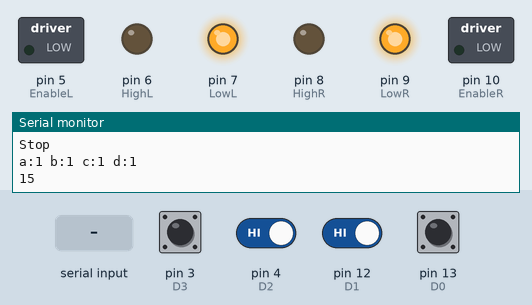
Simulated run of this sketch. Board: Arduino Uno, built with avr-gcc and run on an emulated ATmega328P. Shown: switched loads named in the sketch (green lamp = pin HIGH), output pins drawn as LEDs (lit = HIGH), the last lines printed to the serial monitor. The inputs (shaded band) are chosen by the test bench; at power-on: pin 3 (D3), pin 4 (D2), pin 12 (D1), pin 13 (D0) HIGH.

Above: at 1.2 s.
1.3 s: "L" received over Serial
At 2.0 s:
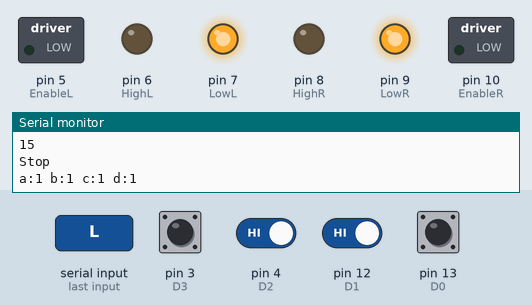
6.8 s: "F" received over Serial
At 7.6 s:
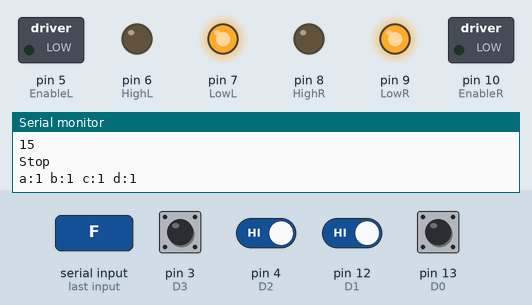
11.4 s: "B" received over Serial
At 12.2 s:
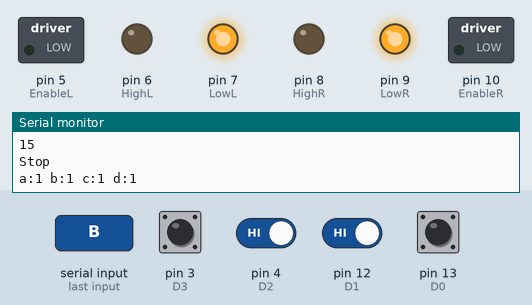
14.4 s: pin 4 (D2) driven LOW and pin 12 (D1) driven LOW
At 15.3 s:
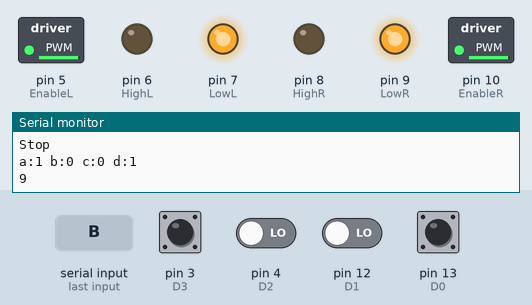
Timing chart, 0 to 28.0 s (numbered marks = the images above; inputs shaded):
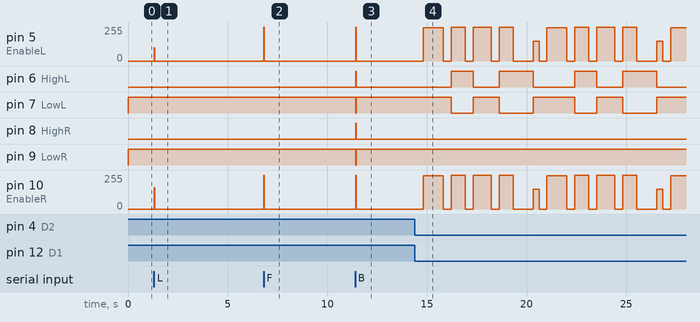

The sketch:

Arduino_uturn_code.ino
```cpp
const int EnableL = 5;
const int HighL = 6;        // LEFT SIDE MOTOR
const int LowL =7;

const int EnableR = 10;
const int HighR = 8;       //RIGHT SIDE MOTOR
const int LowR =9;

const int D0 = 13;       //Raspberry pin 21    LSB
const int D1 = 12;       //Raspberry pin 22
const int D2 = 4;      //Raspberry pin 23
const int D3 = 3;      //Raspberry pin 24    MSB

int a,b,c,d,data;
char command;

unsigned long lastDataTime = 0;
const unsigned long dataTimeout = 1000;

void setup() {
  Serial.begin(9600);
  pinMode(EnableL, OUTPUT);
  pinMode(HighL, OUTPUT);
  pinMode(LowL, OUTPUT);

  pinMode(EnableR, OUTPUT);
  pinMode(HighR, OUTPUT);
  pinMode(LowR, OUTPUT);

  pinMode(D0, INPUT_PULLUP);
  pinMode(D1, INPUT_PULLUP);
  pinMode(D2, INPUT_PULLUP);
  pinMode(D3, INPUT_PULLUP);
}

void Data() {
   a = digitalRead(D0);
   b = digitalRead(D1);
   c = digitalRead(D2);
   d = digitalRead(D3);

   Serial.print("a:");
   Serial.print(a);
   Serial.print(" b:");
   Serial.print(b);
   Serial.print(" c:");
   Serial.print(c);
   Serial.print(" d:");
   Serial.println(d);

   data = 8*d+4*c+2*b+a;
}

void loop()  {
  if(Serial.available() > 0){
    Stop();
    command = Serial.read();
    Serial.println(command);
    switch(command){
    case 'F':
      Forward();
      break;
    case 'B':
      Backward();
      break;
    case 'L':
      Left();
      break;
    case 'R':
      Right();
      break;
    case 'H':
      BackLeft();
      break;
    case 'J':
      BackRight();
      break;
    }
  }

  unsigned long currentTime = millis();
  if (currentTime - lastDataTime > dataTimeout) {
    Stop();
    Serial.println("Stop");
  }
  Data();
  Serial.println(data);
  if (data != 10) {
    lastDataTime = currentTime;
  }
  if(data==1) {
    Forward();
  }
  else if(data==2) {
    Right1();
  }
  else if(data==3) {
    Right2();
  }
  else if(data==4) {
    Right3();
  }
  else if(data==5) {
    Left1();
  }
  else if(data==6) {
    Left2();
  }
  else if(data==8) {
    Left3();
  }
  else if (data==9) {
    UTurn();
  }
  else if (data>=10) {
    Stop();
    Serial.println("Stop");
  }
  data = 8;
}

void Forward() {
  digitalWrite(HighL, LOW);
  digitalWrite(LowL, HIGH);
  analogWrite(EnableL,255);

  digitalWrite(HighR, LOW);
  digitalWrite(LowR, HIGH);
  analogWrite(EnableR,255);
}

void Backward() {
  digitalWrite(HighL, HIGH);
  digitalWrite(LowL, LOW);
  analogWrite(EnableL,255);

  digitalWrite(HighR, HIGH);
  digitalWrite(LowR, LOW);
  analogWrite(EnableR,255);
}

void Stop() {
  digitalWrite(HighL, LOW);
  digitalWrite(LowL, HIGH);
  analogWrite(EnableL,0);

  digitalWrite(HighR, LOW);
  digitalWrite(LowR, HIGH);
  analogWrite(EnableR,0);
}

void Left1() {
  digitalWrite(HighL, LOW);
  digitalWrite(LowL, HIGH);
  analogWrite(EnableL,160);

  digitalWrite(HighR, LOW);
  digitalWrite(LowR, HIGH);
  analogWrite(EnableR,255);
}

void Left2() {
  digitalWrite(HighL, LOW);
  digitalWrite(LowL, HIGH);
  analogWrite(EnableL,90);

  digitalWrite(HighR, LOW);
  digitalWrite(LowR, HIGH);
  analogWrite(EnableR,255);
}

void Left3() {
  digitalWrite(HighL, LOW);
  digitalWrite(LowL, HIGH);
  analogWrite(EnableL,50);

  digitalWrite(HighR, LOW);
  digitalWrite(LowR, HIGH);
  analogWrite(EnableR,255);
}

void Right1() {
  digitalWrite(HighL, LOW);
  digitalWrite(LowL, HIGH);
  analogWrite(EnableL,255);

  digitalWrite(HighR, LOW);
  digitalWrite(LowR, HIGH);
  analogWrite(EnableR,160);  //200
}

void Right2() {
  digitalWrite(HighL, LOW);
  digitalWrite(LowL, HIGH);
  analogWrite(EnableL,255);

  digitalWrite(HighR, LOW);
  digitalWrite(LowR, HIGH);
  analogWrite(EnableR,90);   //160
}

void Right3() {
  digitalWrite(HighL, LOW);
  digitalWrite(LowL, HIGH);
  analogWrite(EnableL,255);

  digitalWrite(HighR, LOW);
  digitalWrite(LowR, HIGH);
  analogWrite(EnableR,50);   //100
}

void UTurn() {
  analogWrite(EnableL, 0);
  analogWrite(EnableR, 0);
  delay(400);

  analogWrite(EnableL, 250);
  analogWrite(EnableR, 250);    //forward
  delay(1000);

  analogWrite(EnableL, 0);
  analogWrite(EnableR, 0);
  delay(400);

  digitalWrite(HighL, HIGH);
  digitalWrite(LowL, LOW);
  digitalWrite(HighR, LOW);   //   left
  digitalWrite(LowR, HIGH);
  analogWrite(EnableL, 255);
  analogWrite(EnableR, 255);
  delay(700);

  analogWrite(EnableL, 0);
  analogWrite(EnableR, 0);
  delay(400);

  digitalWrite(HighL, LOW);
  digitalWrite(LowL, HIGH);
  digitalWrite(HighR, LOW);   // forward
  digitalWrite(LowR, HIGH);
  analogWrite(EnableL, 255);
  analogWrite(EnableR, 255);
  delay(900);

  analogWrite(EnableL, 0);
  analogWrite(EnableR, 0);
  delay(400);

  digitalWrite(HighL, HIGH);
  digitalWrite(LowL, LOW);
  digitalWrite(HighR, LOW);    //left
  digitalWrite(LowR, HIGH);
  analogWrite(EnableL, 255);
  analogWrite(EnableR, 255);
  delay(700);

  analogWrite(EnableL, 0);
  analogWrite(EnableR, 0);
  delay(1000);

  digitalWrite(HighL, LOW);
  digitalWrite(LowL, HIGH);
  digitalWrite(HighR, LOW);
  digitalWrite(LowL, HIGH);
  analogWrite(EnableL, 150);
  analogWrite(EnableR, 150);
  delay(300);
}

void Left() {
  digitalWrite(HighL, LOW);
  digitalWrite(LowL, HIGH);
  analogWrite(EnableL,100);

  digitalWrite(HighR, LOW);
  digitalWrite(LowR, HIGH);
  analogWrite(EnableR,160);
}

void Right() {
  digitalWrite(HighL, LOW);
  digitalWrite(LowL, HIGH);
  analogWrite(EnableL,160);

  digitalWrite(HighR, LOW);
  digitalWrite(LowR, HIGH);
  analogWrite(EnableR,100);
}

void BackLeft() {
  digitalWrite(HighL, HIGH);
  digitalWrite(LowL, LOW);
  analogWrite(EnableL,100);

  digitalWrite(HighR, HIGH);
  digitalWrite(LowR, LOW);
  analogWrite(EnableR,160);
}

void BackRight() {
  digitalWrite(HighL, HIGH);
  digitalWrite(LowL, LOW);
  analogWrite(EnableL,160);

  digitalWrite(HighR, HIGH);
  digitalWrite(LowR, LOW);
  analogWrite(EnableR,100);
}
```

Measured:
- after the input at 1.3 s, pin 5 (EnableL): 0/255 → 100/255 at once, → 0/255 0.02 s later; pin 10 (EnableR): 0/255 → 160/255 at once, → 0/255 0.02 s later
- after the input at 6.8 s, pin 5 (EnableL), pin 10 (EnableR): 0/255 → 255/255 at once, → 0/255 0.02 s later
- after the input at 11.4 s, pin 5 (EnableL), pin 10 (EnableR): 0/255 → 255/255 at once, → 0/255 0.02 s later; pin 6 (HighL), pin 8 (HighR): LOW → HIGH at once, → LOW 0.02 s later; pin 7 (LowL), pin 9 (LowR): HIGH → LOW at once, → HIGH 0.02 s later
- after the input at 14.4 s, pin 5 (EnableL): 0/255 → 250/255 after 0.42 s, → 0/255 1.0 s later, → 255/255 0.40 s later, → 0/255 0.70 s later, … (21 changes in this stretch); pin 6 (HighL): LOW → HIGH after 1.8 s, → LOW 1.1 s later, → HIGH 1.3 s later, → LOW 1.7 s later, … (8 changes in this stretch)
